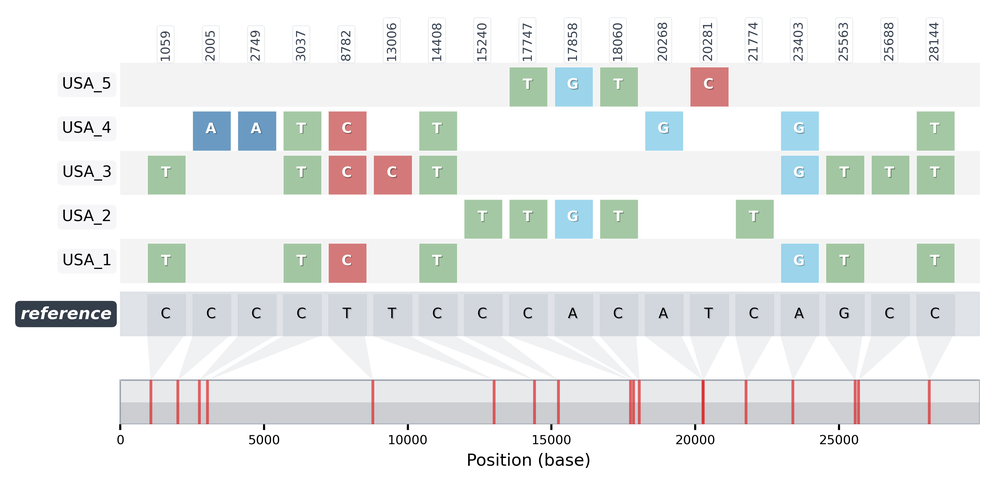
#> input picture docs/examples/classic_example.png, 1000 x 489 px, shrunk from 2969 x 1451 before the run; the run also reads 1 picture not shown here
$ python create_comparison_grid.py
#> lines starting #> are read from the running program, lines starting #| are printed output that depends on the picture
#!/usr/bin/env python3
import matplotlib.pyplot as plt
import matplotlib.image as mpimg
from matplotlib.patches import Rectangle
import numpy as np

# Create figure with subplots
fig, axes = plt.subplots(2, 3, figsize=(15, 10))
fig.patch.set_facecolor('white')

# Load and display images
images = [
    ('Classic', 'docs/examples/classic_example.png'),
    ('Nature', 'docs/examples/nature_example.png'),
    ('Morandi', 'docs/examples/morandi_example.png'),
    ('Van Gogh', 'docs/examples/vangogh_example.png'),
    ('Monet', 'docs/examples/monet_example.png'),
    ('Matisse', 'docs/examples/matisse_example.png')
]

for idx, (title, path) in enumerate(images):
    row = idx // 3
    col = idx % 3

    try:
        img = mpimg.imread(path)
#> img is the input picture: shape (489, 1000, 4) float32; mean R, G, B, A 0.448, 0.463, 0.47, 0.254
        axes[row, col].imshow(img)
        axes[row, col].axis('off')
        axes[row, col].set_title(title, fontsize=16, fontweight='bold', pad=10)
    except:
        axes[row, col].text(0.5, 0.5, f'{title}\n(Image not found)',
                            ha='center', va='center', fontsize=14)
        axes[row, col].axis('off')

plt.suptitle('snipit-multicolor: Artistic Color Palettes', fontsize=20, fontweight='bold', y=0.98)
plt.tight_layout()
plt.savefig('docs/examples/palette_comparison.png', dpi=150, bbox_inches='tight',
            facecolor='white', edgecolor='none')
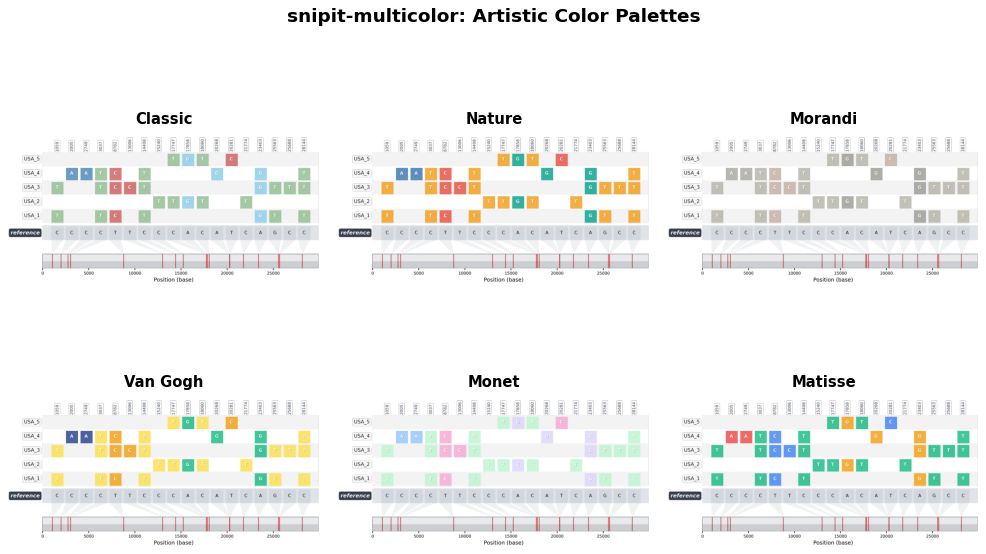
#> figure drawn by matplotlib, 6 panels
plt.close()

# Create a showcase image with the best example
fig, ax = plt.subplots(figsize=(10, 6))
fig.patch.set_facecolor('white')

try:
    img = mpimg.imread('docs/examples/nature_example.png')
    ax.imshow(img)
    ax.axis('off')
except:
    ax.text(0.5, 0.5, 'Nature Example\n(Image not found)',
            ha='center', va='center', fontsize=14)
    ax.axis('off')

plt.title('snipit-multicolor: Publication-Ready SNP Visualization',
          fontsize=16, fontweight='bold', pad=20)
plt.tight_layout()
plt.savefig('docs/genome_graph.png', dpi=150, bbox_inches='tight',
            facecolor='white', edgecolor='none')
plt.close()

print("Comparison grid created successfully!")
